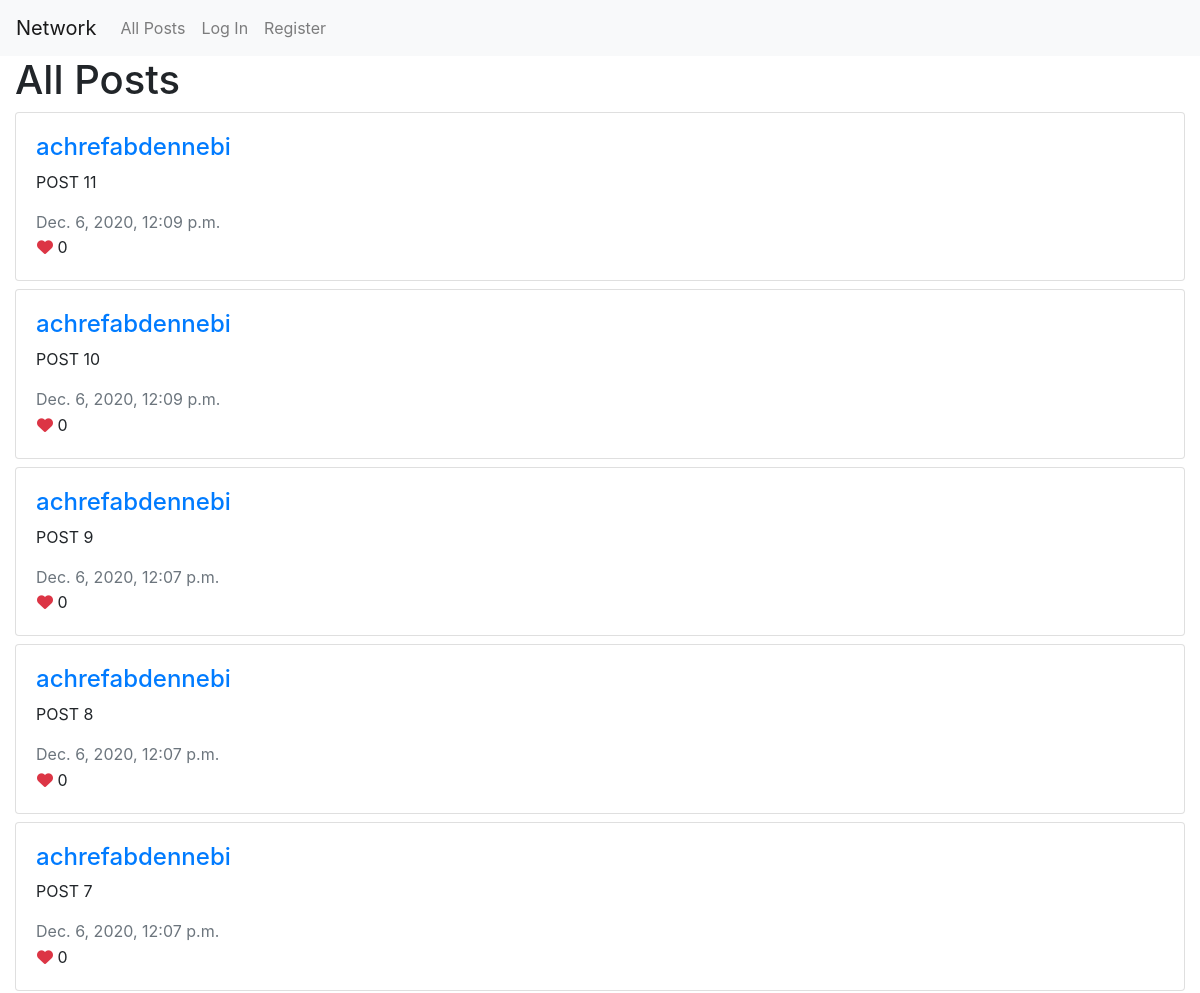
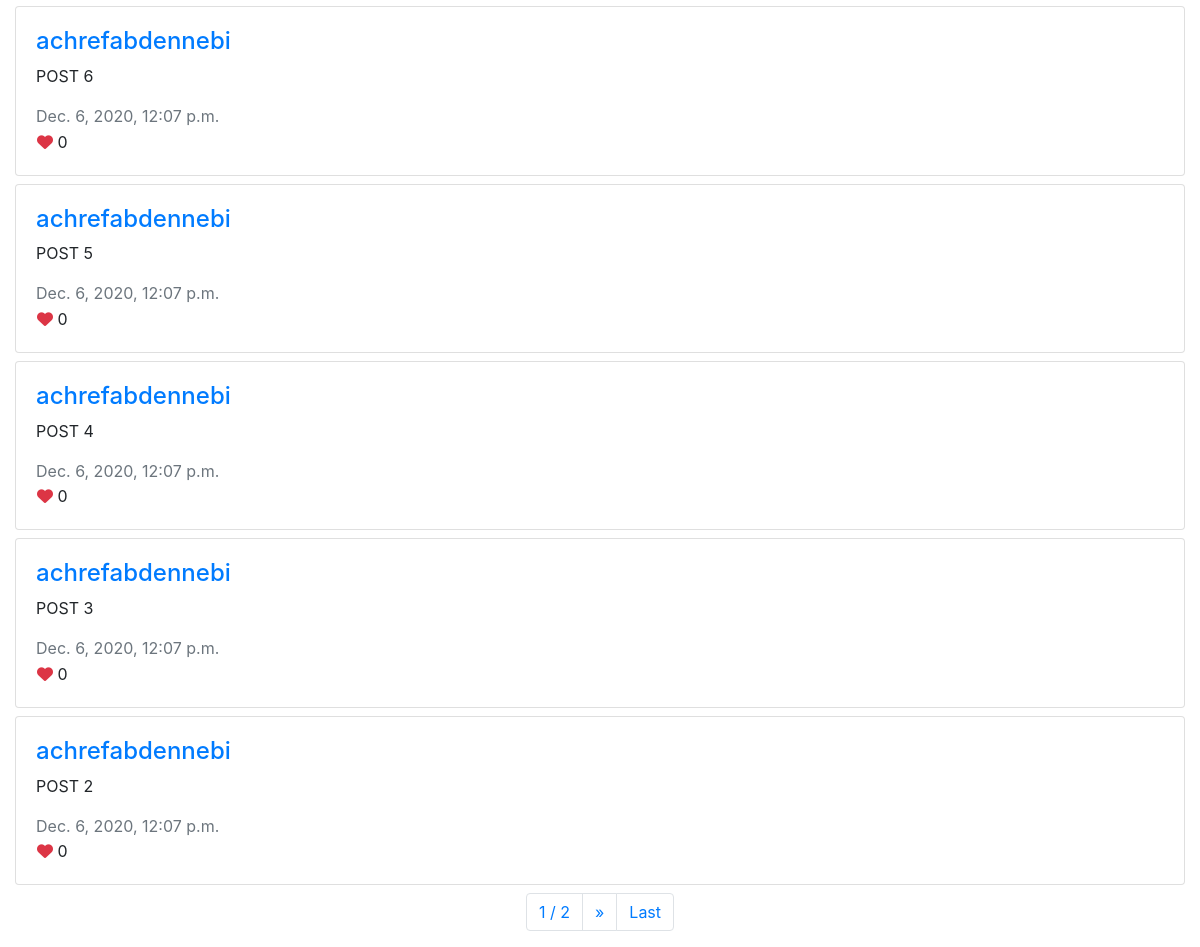
/posts, run on an earlier commit of the app's database (2 pictures, top to bottom).
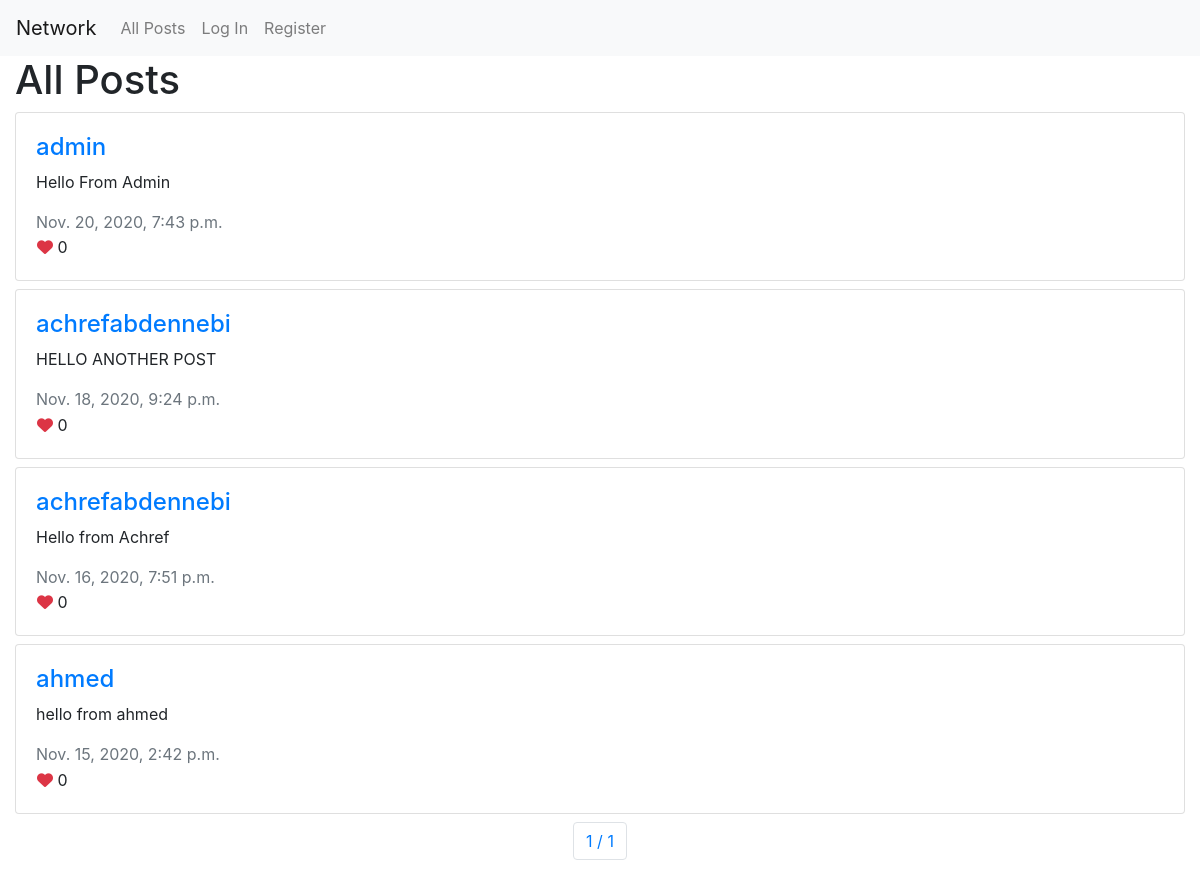
And on a later commit of the database.
### network/models.py (models this page shows, shortened)
class Post(models.Model):
    content = models.CharField(max_length=250)
    created_by = models.ForeignKey(User,null=True, blank=True, on_delete=DO_NOTHING, related_name="users")
    likes = models.IntegerField(default=0)
    created_date = models.DateTimeField()

class User(AbstractUser):
    pass

### network/views.py (the view)
# urls.py: path("posts", views.getPostList, name="posts"),
def getPostList(request):
    posts = Post.objects.all().order_by('-created_date')
    paginator= Paginator(posts, 10);
    page_number = request.GET.get('page')
    post_page = paginator.get_page(page_number)
    return render(request, "network/post.html", {
        "posts": post_page
    })

### network/templates/network/post.html (shortened to what this page needs)
{% extends "network/layout.html" %}
{% block body %}
<div class="container-fluid">
    <h1>All Posts</h1>
    {% for post in posts %}
    <div class="row mt-2">
        <div class="col-md-12">
            <div class="card">
                <div class="card-body">
                    <div class="post-detail">
                        <h4>
                            <a href="{% url 'profile' post.created_by.id %}">
                                {{ post.created_by }}
                            </a>
                        </h4>
                        <div class="post-content">
                            <p id="content__{{ post.id }}">
                                {{ post.content }}
                            </p>
                        </div>
                        <span class="text-muted">{{ post.created_date }}</span>
                        <div class="post-reaction">
                            <button type="button" class="btn p-0">
                                <i class="fas fa-heart text-danger"></i>
                                <span class="font-weight-normal">{{post.likes}}</span>
                            </button>
                        </div>
                    </div>
                </div>
            </div>
        </div>
    </div>
    {% endfor %}
    <div class="row mt-2">
        <div class="col-md-12">
            <nav aria-label="pagination">
                <ul class="pagination justify-content-center">
                    <li class="page-item">
                        <a class="page-link" href="#"> {{ posts.number }} / {{ posts.paginator.num_pages }}</a>
                    </li>
                    {% if posts.has_next %}
                        <li class="page-item">
                            <a class="page-link" href="?page={{ posts.next_page_number }}" aria-label="Next">
                                <span aria-hidden="true">&raquo;</span>
                            </a>
                        </li>
                        <li class="page-item">
                            <a class="page-link" href="?page={{ posts.paginator.num_pages }}">Last</a>
                        </li>
                    {% endif %}
                </ul>
            </nav>
        </div>
    </div>
</div>
{% endblock %}

What changed in the data, as far as the page shows it:
removed Post: created_by "achrefabdennebi", content "POST 11", created_date "Dec. 6, 2020, 12:09 p.m.", likes "0"
removed Post: created_by "achrefabdennebi", content "POST 10", created_date "Dec. 6, 2020, 12:09 p.m.", likes "0"
removed Post: created_by "achrefabdennebi", content "POST 9", created_date "Dec. 6, 2020, 12:07 p.m.", likes "0"
removed Post: created_by "achrefabdennebi", content "POST 8", created_date "Dec. 6, 2020, 12:07 p.m.", likes "0"
removed Post: created_by "achrefabdennebi", content "POST 7", created_date "Dec. 6, 2020, 12:07 p.m.", likes "0"
removed Post: created_by "achrefabdennebi", content "POST 6", created_date "Dec. 6, 2020, 12:07 p.m.", likes "0"
removed Post: created_by "achrefabdennebi", content "POST 5", created_date "Dec. 6, 2020, 12:07 p.m.", likes "0"
removed Post: created_by "achrefabdennebi", content "POST 4", created_date "Dec. 6, 2020, 12:07 p.m.", likes "0"
removed Post: created_by "achrefabdennebi", content "POST 3", created_date "Dec. 6, 2020, 12:07 p.m.", likes "0"
removed Post: created_by "achrefabdennebi", content "POST 2", created_date "Dec. 6, 2020, 12:07 p.m.", likes "0"
now on this page (row unchanged): Post: created_by "admin", content "Hello From Admin", created_date "Nov. 20, 2020, 7:43 p.m.", likes "0"
now on this page (row unchanged): Post: created_by "achrefabdennebi", content "HELLO ANOTHER POST", created_date "Nov. 18, 2020, 9:24 p.m.", likes "0"
now on this page (row unchanged): Post: created_by "achrefabdennebi", content "Hello from Achref", created_date "Nov. 16, 2020, 7:51 p.m.", likes "0"
now on this page (row unchanged): Post: created_by "ahmed", content "hello from ahmed", created_date "Nov. 15, 2020, 2:42 p.m.", likes "0"
Also different on the page:
{{ posts.paginator.num_pages }}: "2" → "1"
text no longer shown: "» Last"
